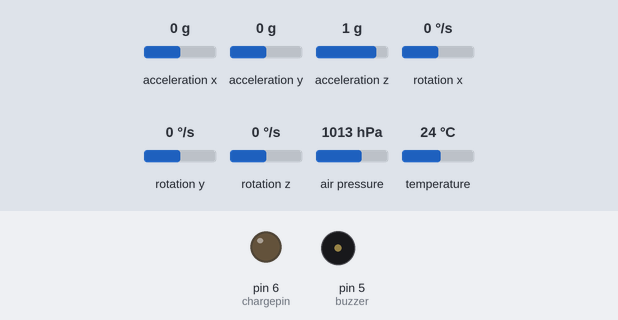
Simulated run of this sketch. Board: Arduino Uno, built for the host (arithmetic inside an expression is 32-bit, double 64-bit). Parts: output pins drawn as LEDs (lit = HIGH), buzzer (waves = sounding). Inputs (shaded band) come from the test bench; at power-on: air pressure 1013 hPa, acceleration x 0 g, acceleration y 0 g, acceleration z 1 g, rotation x 0 °/s, rotation y 0 °/s, rotation z 0 °/s, temperature 24 °C. Storage starts empty; what the sketch prints to the serial monitor is not drawn.

Above: at 9.4 s.
9.5 s: air pressure set to 1009 hPa
At 10.3 s:
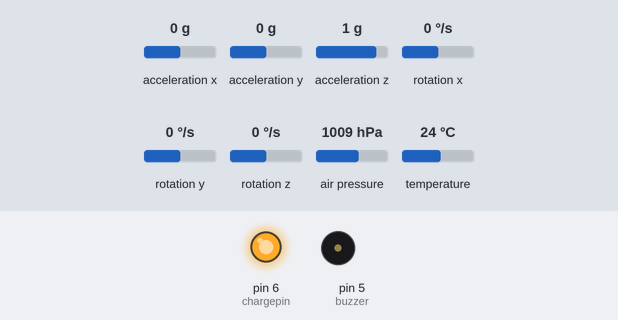
At 11.46 s:
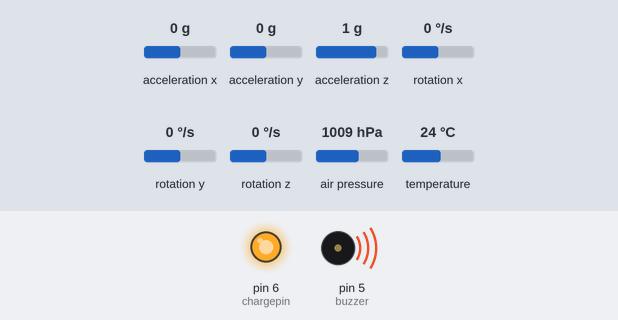
12.5 s: air pressure set to 1025 hPa
At 14.0 s:
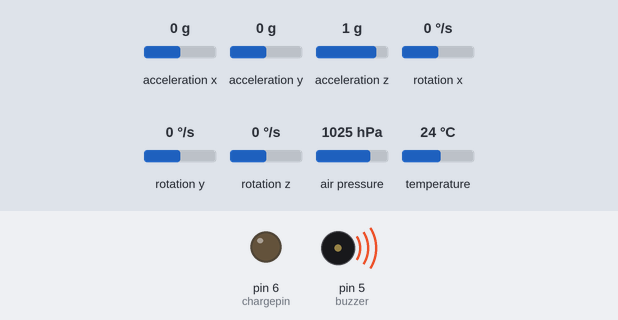
Timing chart, 0 to 21.5 s (numbered marks = the images above; inputs shaded):
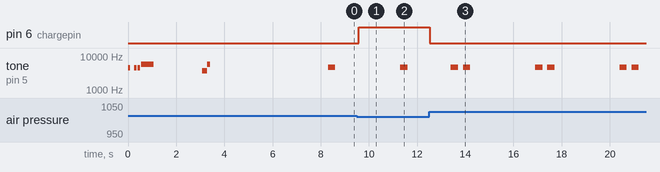

Measured:
- the behaviour switches between 1012 and 1011 hPa on air pressure (found by bisection; images 0 and 1)
- after the input at 9.5 s, pin 6 (chargepin): LOW → HIGH after 0.08 s
- after the input at 12.5 s, pin 6 (chargepin): HIGH → LOW at once
- by itself, tone on pin 5 (buzzer): repeats every 3.5 s: silent 0.20 s, 4700 Hz 0.30 s, silent 2.7 s, 4700 Hz 0.30 s

The sketch:

LoggerV4.0.ino
```cpp
//Libraries. This flight computer uses a BMP280 and MPU over I2C and an SD reader over SPI.
#include <Adafruit_BMP280.h>
#include <Wire.h>
#include <Adafruit_Sensor.h>
#include <SPI.h>
#include <SdFat.h>
#include <Adafruit_MPU6050.h>

//Define constants
#define chargepin 6 //change to whatever pin you're using to trigger deployment
#define buzzer 5 //change to whatever pin you're using for buzzer and/or LED
#define buzztime 3000 //interval for tone to indicate logging is happening-
#define flushtime 2000 //interval for clearing for flushing to SD card
#define armcheck 10 //<--This is the minimum height in meters that the deployment charge can go off. Change this for whatever needed.
#define logtime 15 //set logging delay. the logging loop takes approximately 10ms, this is additional time added to the loop

//Variables
float pres, alti, altioffset, correctedalt, ax, ay, az, gx, gy, gz;
float maxalt = 0;
float alticheck = 0;
byte logNumber = 0;
byte deploycount = 0;
byte logtimeout = 0;
unsigned long timer, buzzclock, flushclock;
bool armed = false;
bool fired = false;

//BMP, ADXL and SD things
Adafruit_BMP280 bmp; //May be changed to suit BMP390
Adafruit_MPU6050 mpu; //May be changed to 9-axis sensor
Adafruit_Sensor *mpu_accel, *mpu_gyro;
SdFat sd;
SdFile logfile;

void setup() {
//set the charge pin mode safely
  pinMode(chargepin, OUTPUT);
  digitalWrite(chargepin, LOW);

//setup begin tone
  pinMode(buzzer, OUTPUT);
  tone(buzzer, 4500, 100);
  delay(260);
  tone(buzzer, 4500, 100);
  delay(150);
  tone(buzzer, 4500, 100);
  delay(150);
  tone(buzzer, 5800, 500);

//setup BMP, MPU and SD
  #define COMMA logfile.print(",");

  bmp.begin(0x76); //<--I2C address is needed apparently otherwise baro just spits out garbage.
  bmp.setSampling(Adafruit_BMP280::MODE_NORMAL,     /* Operating Mode. */
                  Adafruit_BMP280::SAMPLING_X1,     /* Temp. oversampling */
                  Adafruit_BMP280::SAMPLING_X4,    /* Pressure oversampling */
                  Adafruit_BMP280::FILTER_X4,      /* Filtering. */
                  Adafruit_BMP280::STANDBY_MS_1);   /* Standby time. */

  mpu.begin();
  mpu.setAccelerometerRange(MPU6050_RANGE_16_G);
  mpu.setGyroRange(MPU6050_RANGE_2000_DEG);
  mpu.setFilterBandwidth(MPU6050_BAND_260_HZ);
  Serial.println("2");

  if (sd.begin(10, SD_SCK_MHZ(8))){
     while (sd.exists("FltLog" + String(logNumber) + ".csv")) {
     logNumber++;
     }
     char filename[20];
     snprintf(filename, sizeof(filename), "FltLog%d.csv", logNumber);
     logfile.open(filename, O_WRITE | O_CREAT);
     delay(2500); //this might be necessary because the SD card initialises so fast now
     logfile.sync();
     logfile.println("Logger v4");
     logfile.println();
     logfile.println("ms,pres,alt,rel. alt,ax,ay,az,gx,gy,gz");
     logfile.sync();
  }

  else {
       //Serial.println("SD card initialisation failed");
       Serial.println("3");
       tone(buzzer, 5600, 200);
       delay(250);
       tone(buzzer, 3800, 500);
       while (1);
       }

//Figure out an offest for height above ground. There's a better way to do this with the BMP probably.
  Wire.begin();
  altioffset = bmp.readAltitude();

//Double tone to indicate setup is done.
  tone(buzzer, 3700, 220);
  delay(200);
  tone(buzzer, 5700, 120);
  delay(5000);
}

//Read stuff from the BMP sensor, store it in variables
void readsensors (void) {
  Wire.begin(0x76);
  pres = bmp.readPressure() / 100.0;
  alti = 44330.0 * (1.0 - pow(pres / 1013.25, 0.1903));
  correctedalt = alti - altioffset;
  Wire.endTransmission();

//Read stuff from the accelerometer and gyro, store it in variables
  Wire.begin();
  sensors_event_t a, g, temp;
  mpu.getEvent(&a, &g, &temp);
  ax = a.acceleration.x - 0.53;
  ay = a.acceleration.y + 0.60;
  az = a.acceleration.z - 15.36;
  gx = g.gyro.x - 0.44;
  gy = g.gyro.y - 0.04;
  gz = g.gyro.z - 0.01;
  Wire.endTransmission();
}

//Run arming check. Altitude above ground must be above armcheck before the deployment check runs.
//Disables deployment charge for safety if altitude falls below armcheck.
void arming (void) {
  if (armed && !fired){
     deployment();
     }
  else {
       if (correctedalt > armcheck && !fired) {
          armed = true;
          logfile.print("~ARM~");
          }
       if (correctedalt < armcheck && armed) {
          armed = false;
          deploycount = 0;
          digitalWrite(chargepin, LOW);
          logfile.print("~DISABLE~");
          }
       }
}

//Run the deployment checks and fires deployment charge if condition is met.
//Apogee is detected when there have been at least 3 consecutive reductions in altitude.
void deployment (void) {
  if (correctedalt <= alticheck && !fired) {
     deploycount = deploycount + 1;
     alticheck = correctedalt;
     }
  else {
       deploycount = 0;
       alticheck = correctedalt;
       }
  if (deploycount > 2) {
     digitalWrite(chargepin, HIGH);
     fired = true;
     logfile.print("~FIRE~");
     }
}

//wrap up the log and record a brief flight summary.
void endlog (void) {
  logfile.println();
  logfile.println("~END~");
  logfile.println();
  logfile.close();
  while(1) {
            tone(buzzer, 4700, 300);
            delay(500);
            tone(buzzer, 4700, 300);
            delay(3000);
           }
}

void loop() {
//Timestamp
  timer = millis();
  while (millis() - timer < logtime) {
  }
//Tone indicating logging is happening
  if (timer - buzzclock >= buzztime) {
      tone(buzzer, 4700, 300);
      buzzclock = timer;
      }

//run through all the reads and checks
  readsensors();
  arming();

//log the readings to file
  logfile.println();
  logfile.print(timer); COMMA;
  logfile.print(pres); COMMA;
  logfile.print(alti); COMMA;
  logfile.print(correctedalt); COMMA;
  logfile.print(ax); COMMA;
  logfile.print(ay); COMMA;
  logfile.print(az); COMMA;
  logfile.print(gx); COMMA;
  logfile.print(gy); COMMA;
  logfile.print(gz); COMMA;

//logging timeout check
  if (fired && correctedalt < 5) {
     logtimeout = logtimeout + 1;
     }
  if (logtimeout >= 50) {
     endlog();
  }

//Required to write to the text file properly, otherwise the file comes back empty.
//Loop runs quicker this way compared to opening and then closing the file every loop, allowing more frequent logging.
   if ((timer - flushclock >= flushtime))
      {
       logfile.sync();
       flushclock = timer;
      }
}
```
